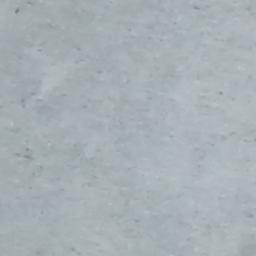
#> input picture test-files/TestImages/7069-109.jpg, 256 x 256 px
$ python -i mask.py   (imports and definitions only)   (older library calls are emulated)
#> lines starting #> are read from the running program, lines starting #| are printed output that depends on the picture
#> further down, picture is the input picture: shape (256, 256, 3); mean B, G, R 181.1, 176, 167.6
import cv2
import numpy as np

# Connect smalls pixels in larger blobs
def morph(image, kernel = (5, 5), show=False):
    element_closing = cv2.getStructuringElement(cv2.MORPH_ELLIPSE, kernel)
    img = cv2.morphologyEx(image, cv2.MORPH_CLOSE, element_closing)
    if show:
        cv2.imshow(f'Kernel: {kernel}', img)
    return img

# Remove elements smaller than minimum size
# https://stackoverflow.com/questions/42798659/how-to-remove-small-connected-objects-using-opencv
def component(image, connectivity = 8, min_size = 100, show=False):
    nb_components, output, stats, centroids = cv2.connectedComponentsWithStats(image, connectivity= connectivity)
    sizes = stats[1:, -1]
    nb_components = nb_components - 1
    img = np.zeros((output.shape))
    for i in range(0, nb_components):
        if sizes[i] >= min_size:
            img[output == i + 1] = 255
    img = cv2.normalize(img, None, alpha=0, beta=255, norm_type=cv2.NORM_MINMAX, dtype=cv2.CV_8UC1)
    if show:
        cv2.imshow(f'Min size: {min_size}', img)
    return img

# Approximation of the contour
def approx_cont(contours, look_back):
    contour = []
    for n in range(len(contours)):
        cont = []
        cont_back = np.concatenate([contours[n][-look_back:], contours[n]])
        for i in range(len(cont_back[:-look_back])):
            inner_list = []
            slice = cont_back[i: i + (2*look_back)].mean(axis=0)
            inner_list.append(int(slice[0][0]))
            inner_list.append(int(slice[0][1]))
            cont.append(inner_list)
        contour.append(np.array(cont).reshape((-1, 1,2)).astype(np.int32))
    return contour

# Applaying Sobel Edge detections
def sobel(image):
    sobelX = cv2.Sobel(image ,cv2.CV_64F,1,0, ksize=-1)
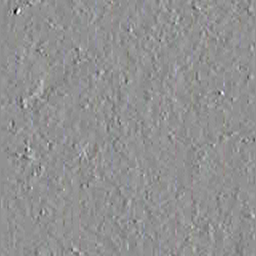
#> sobelX: shape (256, 256, 3) float64; mean B, G, R 1.1, 0.9, 1.1; drawn with min black and max white
    sobelY = cv2.Sobel(image,cv2.CV_64F,0,1, ksize=-1)
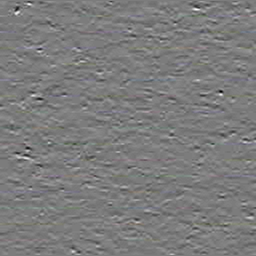
#> sobelY: shape (256, 256, 3) float64; mean B, G, R 0, 0.2, 0.1; drawn with min black and max white
    sobelX = np.uint8(np.absolute(sobelX))
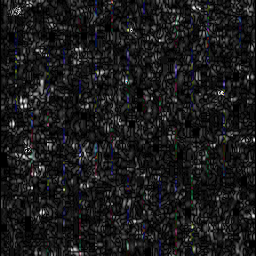
#> sobelX: shape (256, 256, 3); mean B, G, R 27.2, 26.6, 26.6
    sobelY = np.uint8(np.absolute(sobelY))
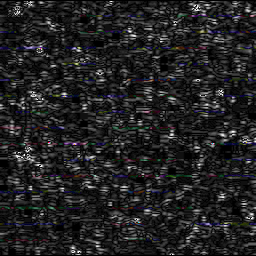
#> sobelY: shape (256, 256, 3); mean B, G, R 34.7, 33.9, 34.1
    image_sobel = cv2.bitwise_or(sobelX, sobelY)
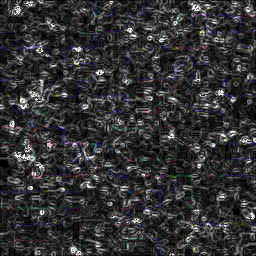
#> image_sobel: shape (256, 256, 3); mean B, G, R 52, 50.8, 50.9
    return image_sobel

def merger(imageGRAY):
    image_morph = morph(imageGRAY, kernel=(3, 3), show=False)
    # Remove smalls bloobs
    image_conn = component(image_morph, min_size=250, show=False)
    # Merge pixels using opencv closing morphology functions
    image_morph = morph(image_conn, kernel=(11, 11), show=False)
    # Remove smalls bloobs
    image_conn = component(image_morph, min_size=750, show=False)
    return image_conn

>>> import cv2
>>> picture = cv2.imread('../../test-files/TestImages/7069-109.jpg')
>>> result = sobel(picture)

$ run again, on test-files/TestImages/7069-12.jpg
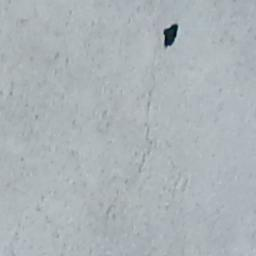
#> input picture test-files/TestImages/7069-12.jpg, 256 x 256 px
#> picture is the input picture: shape (256, 256, 3); mean B, G, R 183.6, 179.4, 171.7
#> in sobel, `sobelX = cv2.Sobel(image ,cv2.CV_64F,1,0, ksize=-1)`:
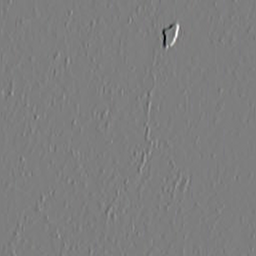
#> sobelX: shape (256, 256, 3) float64; mean B, G, R 0.4, -0.2, -0.1; drawn with min black and max white
#> in sobel, `image_sobel = cv2.bitwise_or(sobelX, sobelY)`:
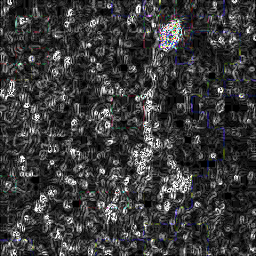
#> image_sobel: shape (256, 256, 3); mean B, G, R 59.4, 58.9, 58.9

$ run again, on test-files/TestImages/7069-184.jpg
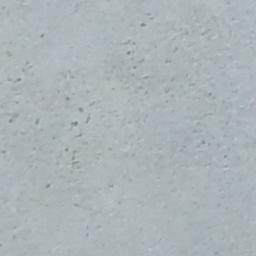
#> input picture test-files/TestImages/7069-184.jpg, 256 x 256 px
#> picture is the input picture: shape (256, 256, 3); mean B, G, R 184.2, 180.3, 172.1
#> in sobel, `sobelX = np.uint8(np.absolute(sobelX))`:
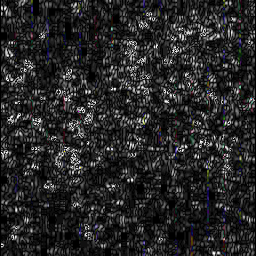
#> sobelX: shape (256, 256, 3); mean B, G, R 39.4, 39, 39.1
#> in sobel, `image_sobel = cv2.bitwise_or(sobelX, sobelY)`:
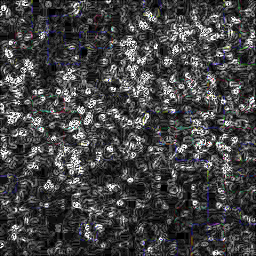
#> image_sobel: shape (256, 256, 3); mean B, G, R 68.8, 68.2, 68.1

$ run again, on test-files/TestImages/7069-214.jpg
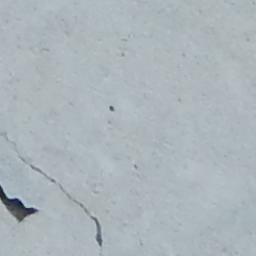
#> input picture test-files/TestImages/7069-214.jpg, 256 x 256 px
#> picture is the input picture: shape (256, 256, 3); mean B, G, R 187.2, 181.2, 172
#> in sobel, `sobelX = np.uint8(np.absolute(sobelX))`:
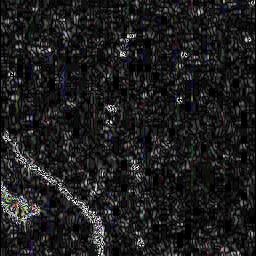
#> sobelX: shape (256, 256, 3); mean B, G, R 30, 29.8, 29.7
#> in sobel, `image_sobel = cv2.bitwise_or(sobelX, sobelY)`:
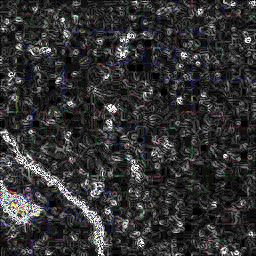
#> image_sobel: shape (256, 256, 3); mean B, G, R 51.5, 51, 51.1
